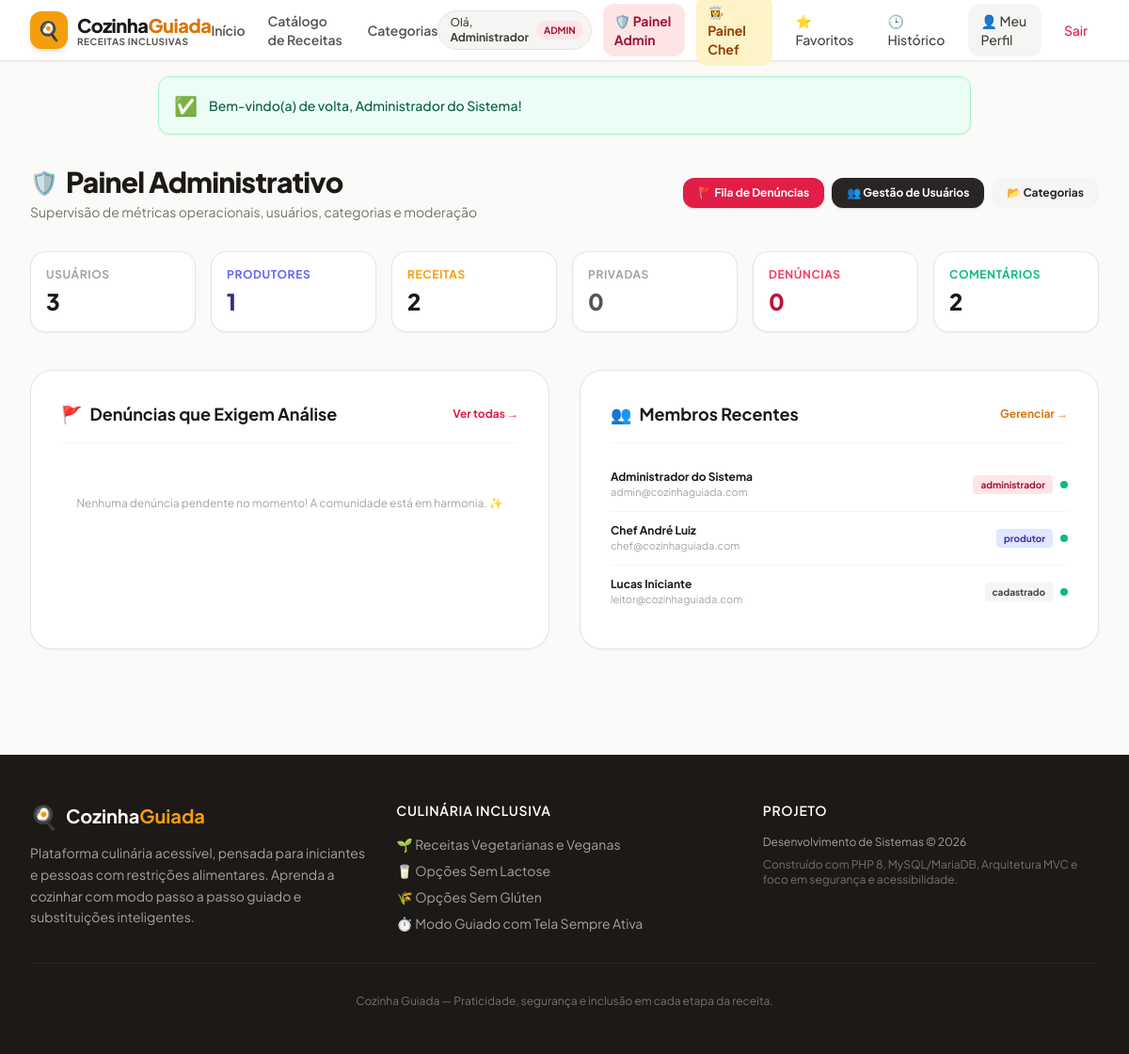
Page /admin (signed in) on the committed database.
### tables this page shows
CREATE TABLE `usuarios` (
  `id` INT AUTO_INCREMENT PRIMARY KEY,
  `nome` VARCHAR(120) NOT NULL,
  `email` VARCHAR(180) NOT NULL UNIQUE,
  `senha` VARCHAR(255) NOT NULL,  
  `perfil` ENUM('visitante', 'cadastrado', 'produtor', 'administrador') NOT NULL DEFAULT 'cadastrado',
  `bio` TEXT NULL,  
  `ativo` TINYINT(1) NOT NULL DEFAULT 1,  
  `criado_em` TIMESTAMP DEFAULT CURRENT_TIMESTAMP,
  `atualizado_em` TIMESTAMP DEFAULT CURRENT_TIMESTAMP ON UPDATE CURRENT_TIMESTAMP
);

### src/Controllers/AdminController.php (called while the page is built, shortened)
<?php
require_once CONFIG_PATH . '/constants.php';
require_once CONFIG_PATH . '/database.php';
class AdminController {
    private PDO $db;
    public function __construct() {
        $this->db = Database::getConnection();
    }
    public function dashboard(): void {
        $stats = [
            'total_usuarios'     => (int)$this->db->query("SELECT COUNT(*) FROM usuarios")->fetchColumn(),
            'total_produtores'   => (int)$this->db->query("SELECT COUNT(*) FROM usuarios WHERE perfil = 'produtor'")->fetchColumn(),
            'total_receitas'     => (int)$this->db->query("SELECT COUNT(*) FROM receitas WHERE status_moderacao = 'ativo'")->fetchColumn(),
            'receitas_privadas'  => (int)$this->db->query("SELECT COUNT(*) FROM receitas WHERE visibilidade = 'privada'")->fetchColumn(),
            'denuncias_pendentes'=> (int)$this->db->query("SELECT COUNT(*) FROM denuncias WHERE status = 'pendente'")->fetchColumn(),
            'total_comentarios'  => (int)$this->db->query("SELECT COUNT(*) FROM comentarios WHERE status = 'ativo'")->fetchColumn()
        ];
        $stmtRep = $this->db->query("
            SELECT d.*, u.nome AS denunciante_nome
            FROM denuncias d
            JOIN usuarios u ON d.usuario_id = u.id
            WHERE d.status = 'pendente'
            ORDER BY d.criado_em DESC
            LIMIT 5
        ");
        $ultimasDenuncias = $stmtRep->fetchAll();
        $stmtUsers = $this->db->query("
            SELECT id, nome, email, perfil, ativo, criado_em
            FROM usuarios
            ORDER BY criado_em DESC
            LIMIT 6
        ");
        $ultimosUsuarios = $stmtUsers->fetchAll();
        require VIEWS_PATH . '/admin/dashboard.php';
    }
}

### config/constants.php (called while the page is built, shortened)
<?php
function env(string $key, mixed $default = null): mixed {
    $value = getenv($key);
    return $value;
}

### config/database.php (called while the page is built, shortened)
<?php
require_once __DIR__ . DIRECTORY_SEPARATOR . 'constants.php';
class Database {
    private static ?PDO $instance = null;
    public static function getConnection(): PDO {
        if (self::$instance === null) {
            $host = env('DB_HOST', '127.0.0.1');
            $port = env('DB_PORT', '3306');
            $db   = env('DB_NAME', 'cozinha_guiada');
            $user = env('DB_USER', 'root');
            $pass = env('DB_PASS', '');
            $dsn = "mysql:host={$host};port={$port};dbname={$db};charset=utf8mb4";
            $options = [
                PDO::ATTR_ERRMODE            => PDO::ERRMODE_EXCEPTION,
                PDO::ATTR_DEFAULT_FETCH_MODE => PDO::FETCH_ASSOC,
                PDO::ATTR_EMULATE_PREPARES   => false,
                PDO::MYSQL_ATTR_INIT_COMMAND => "SET NAMES utf8mb4 COLLATE utf8mb4_unicode_ci"
            ];
            try {
                self::$instance = new PDO($dsn, $user, $pass, $options);
            } catch (PDOException $e) {
                error_log("Erro de Conexão com o Banco de Dados [Cozinha Guiada]: " . $e->getMessage());
                throw new Exception("Não foi possível conectar ao banco de dados. Verifique as configurações no arquivo .env.");
            }
        }
        return self::$instance;
    }
}

### views/admin/dashboard.php (the view, shortened to what this page needs)
<?php
require VIEWS_PATH . '/layouts/header.php';
?>
<div class="max-w-7xl mx-auto px-4 sm:px-6 lg:px-8 py-8">
    <div class="flex flex-col sm:flex-row sm:items-center sm:justify-between gap-4 mb-8">
        <div>
            <div class="flex items-center gap-2 mb-1">
                <span class="text-2xl">🛡️</span>
                <h1 class="text-3xl font-extrabold text-stone-900 tracking-tight">Painel Administrativo</h1>
            </div>
            <p class="text-sm text-stone-500">Supervisão de métricas operacionais, usuários, categorias e moderação</p>
        </div>
        <div class="flex flex-wrap items-center gap-2">
            <a href="/admin/denuncias" class="px-4 py-2 bg-rose-600 hover:bg-rose-700 text-white font-bold text-xs rounded-xl shadow transition-all flex items-center gap-1.5">
                <span>🚩 Fila de Denúncias</span>
            </a>
            <a href="/admin/usuarios" class="px-4 py-2 bg-stone-800 hover:bg-stone-900 text-white font-bold text-xs rounded-xl shadow transition-all">
                👥 Gestão de Usuários
            </a>
            <a href="/admin/categorias" class="px-4 py-2 bg-stone-100 hover:bg-stone-200 text-stone-800 font-bold text-xs rounded-xl transition-all">
                📂 Categorias
            </a>
        </div>
    </div>
    <div class="grid grid-cols-2 sm:grid-cols-3 lg:grid-cols-6 gap-4 mb-10">
        <div class="bg-white p-4 rounded-2xl border border-stone-200 shadow-sm">
            <span class="text-xs font-bold uppercase tracking-wider text-stone-400 block mb-1">Usuários</span>
            <span class="text-2xl font-extrabold text-stone-900"><?= $stats['total_usuarios'] ?></span>
        </div>
        <div class="bg-white p-4 rounded-2xl border border-stone-200 shadow-sm">
            <span class="text-xs font-bold uppercase tracking-wider text-indigo-500 block mb-1">Produtores</span>
            <span class="text-2xl font-extrabold text-indigo-900"><?= $stats['total_produtores'] ?></span>
        </div>
        <div class="bg-white p-4 rounded-2xl border border-stone-200 shadow-sm">
            <span class="text-xs font-bold uppercase tracking-wider text-amber-500 block mb-1">Receitas</span>
            <span class="text-2xl font-extrabold text-stone-900"><?= $stats['total_receitas'] ?></span>
        </div>
        <div class="bg-white p-4 rounded-2xl border border-stone-200 shadow-sm">
            <span class="text-xs font-bold uppercase tracking-wider text-stone-400 block mb-1">Privadas</span>
            <span class="text-2xl font-extrabold text-stone-600"><?= $stats['receitas_privadas'] ?></span>
        </div>
        <div class="bg-white p-4 rounded-2xl border border-stone-200 shadow-sm">
            <span class="text-xs font-bold uppercase tracking-wider text-rose-500 block mb-1">Denúncias</span>
            <span class="text-2xl font-extrabold text-rose-700"><?= $stats['denuncias_pendentes'] ?></span>
        </div>
        <div class="bg-white p-4 rounded-2xl border border-stone-200 shadow-sm">
            <span class="text-xs font-bold uppercase tracking-wider text-emerald-500 block mb-1">Comentários</span>
            <span class="text-2xl font-extrabold text-stone-900"><?= $stats['total_comentarios'] ?></span>
        </div>
    </div>
    <div class="grid grid-cols-1 lg:grid-cols-2 gap-8">
        <div class="bg-white p-6 sm:p-8 rounded-3xl border border-stone-200 shadow-sm">
            <div class="flex items-center justify-between pb-4 mb-4 border-b border-stone-100">
                <h2 class="text-lg font-bold text-stone-900 flex items-center gap-2">
                    <span>🚩</span> Denúncias que Exigem Análise
                </h2>
                <a href="/admin/denuncias" class="text-xs font-bold text-rose-600 hover:underline">Ver todas &rarr;</a>
            </div>
            <?php if (empty($ultimasDenuncias)): ?>
                <div class="text-center py-10 text-xs text-stone-400">
                    Nenhuma denúncia pendente no momento! A comunidade está em harmonia. ✨
                </div>
            <?php endif; ?>
        </div>
        <div class="bg-white p-6 sm:p-8 rounded-3xl border border-stone-200 shadow-sm">
            <div class="flex items-center justify-between pb-4 mb-4 border-b border-stone-100">
                <h2 class="text-lg font-bold text-stone-900 flex items-center gap-2">
                    <span>👥</span> Membros Recentes
                </h2>
                <a href="/admin/usuarios" class="text-xs font-bold text-amber-600 hover:underline">Gerenciar &rarr;</a>
            </div>
            <div class="divide-y divide-stone-100">
                <?php foreach ($ultimosUsuarios as $u): ?>
                    <div class="py-3 flex items-center justify-between text-xs">
                        <div>
                            <span class="font-bold text-stone-900"><?= htmlspecialchars($u['nome']) ?></span>
                            <span class="text-stone-400 text-[11px] block"><?= htmlspecialchars($u['email']) ?></span>
                        </div>
                        <div class="flex items-center gap-2">
                            <span class="px-2 py-0.5 rounded text-[10px] font-bold <?= $u['perfil'] === ROLE_ADMIN ? 'bg-rose-100 text-rose-800' : ($u['perfil'] === ROLE_PRODUTOR ? 'bg-indigo-100 text-indigo-800' : 'bg-stone-100 text-stone-700') ?>">
                                <?= htmlspecialchars($u['perfil']) ?>
                            </span>
                            <span class="w-2 h-2 rounded-full <?= (int)$u['ativo'] === 1 ? 'bg-emerald-500' : 'bg-rose-500' ?>"></span>
                        </div>
                    </div>
                <?php endforeach; ?>
            </div>
        </div>
    </div>
</div>
<?php require VIEWS_PATH . '/layouts/footer.php'; ?>

### public/css/style.css (style rules this page uses)
html { scroll-behavior: smooth; -webkit-font-smoothing: antialiased; -moz-osx-font-smoothing: grayscale; }

### views/layouts/header.php (style rules this page uses)
body { font-family: 'Plus Jakarta Sans', sans-serif; }

### rows in the picture
usuarios: ativo "1", id "2", nome "Chef André Luiz", email "chef@cozinhaguiada.com", perfil "produtor"
usuarios: nome "Administrador do Sistema", email "admin@cozinhaguiada.com", perfil "administrador", ativo 1 (drawn)
usuarios: nome "Lucas Iniciante", email "leitor@cozinhaguiada.com", perfil "cadastrado", ativo 1 (drawn)

### other values in the picture
explode(' ', $userName)[0] "Administrador"
$msg "Bem-vindo(a) de volta, Administrador do Sistema!"
$stats['total_usuarios'] "3"
$stats['receitas_privadas'] "0"
$stats['denuncias_pendentes'] "0"
